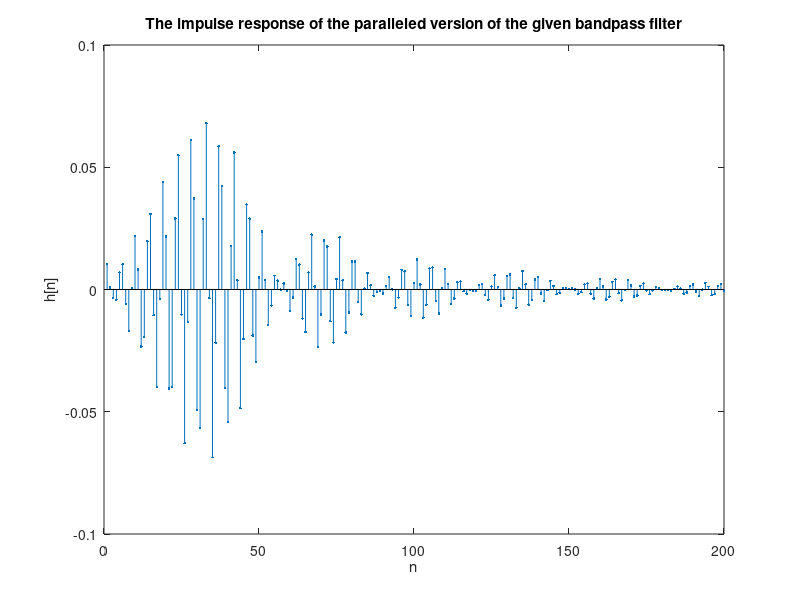

Write MATLAB code to recreate this figure. (Note: this script raises an error after producing the figure.)
%-----------------------------part a--------------------------------------%
[b,a] = ellip(4,.2,40,[.41 .47]);
[r,p,k]=residue(fliplr(b),fliplr(a)); % reverse order is given to residue


ap = zeros(length(r)/2,3);
bp = zeros(length(r)/2,3);
for n=1:length(r)/2
    if(n==1)
        [bp(n,:),ap(n,:)] = residue(r(2*n-1:2*n),p(2*n-1:2*n),k);
    else
        [bp(n,[2 3]),ap(n,:)] = residue(r(2*n-1:2*n),p(2*n-1:2*n),0);
        bp(n,1) = 0;
    end
    bp(n,:) = fliplr(real(bp(n,:))); % order is reversed
    bp(n,:) = bp(n,:)./ap(n,3);      % normalized in a way that the first ap is 1
    ap(n,:) = fliplr(real(ap(n,:))); % order is reversed
    ap(n,:) = ap(n,:)./ap(n,1);      % normalized in a way that the first ap is 1
    
end

%-----------------------------part b--------------------------------------%

hp = zeros(1,4096);
% impulse responses of the parallel subsections are added.
for n=1:size(ap,1)
    hp = hp + filter(bp(n,:),ap(n,:),[1 zeros(1,4095)]);
end

figure(1)
stem(hp(1:200),'.');
xlabel('n');
ylabel('h[n]');
title('The impulse response of the paralleled version of the given bandpass filter');

max_diff1 = max(hp-filter(b,a,[1 zeros(1,4095)]));

%-----------------------------part c--------------------------------------%

apq16 = zeros(size(bp, 1),size(bp, 2));
bpq16 = zeros(size(bp, 1),size(bp, 2));

rq16=[];
pq16=[];
kq16=[];
for n = 1:size(bp, 1)
    M = max(abs([bp(n,:) ap(n,:)]));
    apq16(n,:) = quant(ap(n,:),16,M);
    bpq16(n,:) = quant(bp(n,:),16,M);
    
    [rtemp,ptemp,ktemp]=residue(fliplr(bpq16(n,:)),fliplr(apq16(n,:)));
    
    rq16 = [rq16; rtemp];
    pq16 = [pq16; ptemp];
    kq16 = [kq16; ktemp];
end

% the same method used above
[bp16, ap16] = residue(rq16,pq16,kq16);
bp16 = fliplr(real(bp16)); bp16 = bp16./ap16(end);
ap16 = fliplr(real(ap16)); ap16 = ap16./ap16(1);


%-----------------------------part d--------------------------------------%

hp16 = zeros(1,4096);
for n=1:size(apq16,1)
    hp16 = hp16 + filter(bpq16(n,:),apq16(n,:),[1 zeros(1,4095)]);
end

[H,w]=freqz(hp16,1,4096);

figure(2);
subplot(1,2,1)
plot(w/pi,20*log10(abs(H)));
axis([0 1 -80 10]);
xlabel('w (pi)');
ylabel('|H| (dB)');
title('The magnitude response of the 16 bits quantized paralleled version of the bandpass filter');
grid on;

[H,w]=freqz(bp16,ap16,4096);
subplot(1,2,2)
plot(w/pi,20*log10(abs(H)));
axis([0 1 -80 10]);
xlabel('w (pi)');
ylabel('|H| (dB)');
title('The magnitude response of the paralleled version of the bandpass filter with difference equation');
grid on;


%-----------------------------part e--------------------------------------%

figure(3);
dpzplot(bp16,ap16);
xlabel('Re');
ylabel('Im');
title('Poles and zeros of the paralleled filter');

%-----------------------------part f--------------------------------------%

apq12 = zeros(size(bp, 1),size(bp, 2));
bpq12 = zeros(size(bp, 1),size(bp, 2));

rq12=[];
pq12=[];
kq12=[];
for n = 1:size(bp, 1)
    M = max(abs([bp(n,:) ap(n,:)]));
    apq12(n,:) = quant(ap(n,:),12,M);
    bpq12(n,:) = quant(bp(n,:),12,M);
    
    [rtemp,ptemp,ktemp]=residue(fliplr(bpq12(n,:)),fliplr(apq12(n,:)));
    
    rq12 = [rq12; rtemp];
    pq12 = [pq12; ptemp];
    kq12 = [kq12; ktemp];
end

% the same method used above
[bp12, ap12] = residue(rq12,pq12,kq12);
bp12 = fliplr(real(bp12)); bp12 = bp12./ap12(end);
ap12 = fliplr(real(ap12)); ap12 = ap12./ap12(1);


hp12 = zeros(1,4096);
for n=1:size(apq12,1)
    hp12 = hp12 + filter(bpq12(n,:),apq12(n,:),[1 zeros(1,4095)]);
end

[H,w]=freqz(hp12,1,4096);

figure(4);
subplot(1,2,1)
plot(w/pi,20*log10(abs(H)));
axis([0 1 -60 10]);
xlabel('w (pi)');
ylabel('|H| (dB)');
title('The magnitude response of the 12 bits quantized paralleled version of the bandpass filter');
grid on;

[H,w]=freqz(bp12,ap12,4096);
subplot(1,2,2)
plot(w/pi,20*log10(abs(H)));
axis([0 1 -60 10]);
xlabel('w (pi)');
ylabel('|H| (dB)');
title('The magnitude response of the paralleled version of the bandpass filter with difference equation');
grid on;


figure(5);
dpzplot(bp12,ap12);
xlabel('Re');
ylabel('Im');
title('Poles and zeros of the paralleled filter');